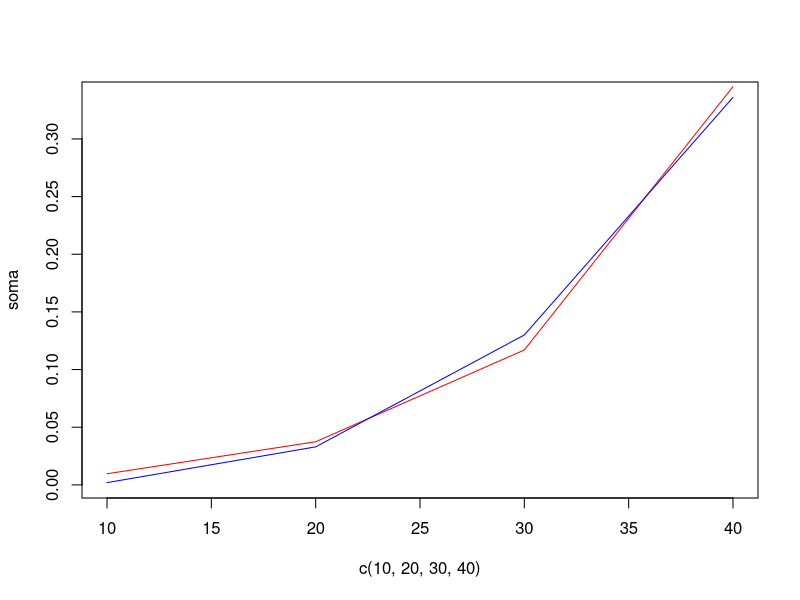
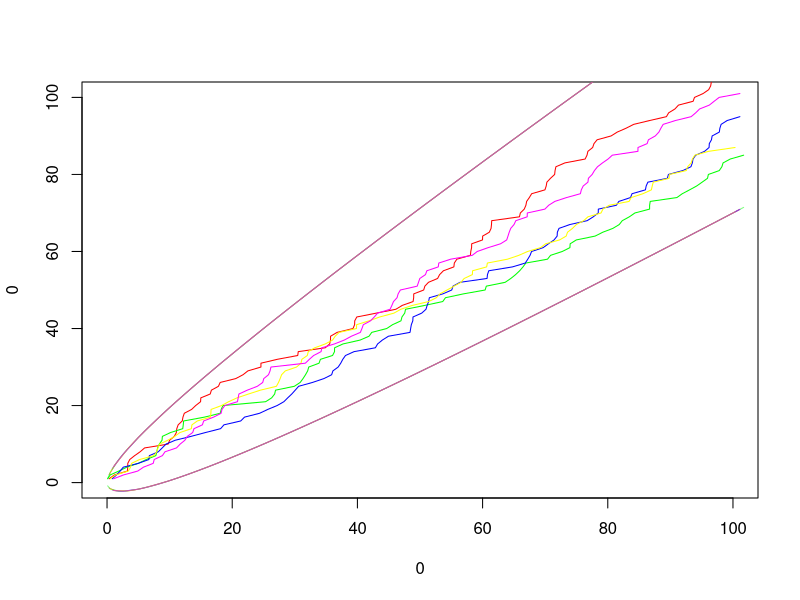

Generate these figures, in order, with R:
## Heloisa Tambara
# 12556819

#### Ruina do Jogador ####

#### Exercicio 1 ####

# a.
## Parametros iniciais
X = c(10, 20, 30, 40)
p = 18/38
q = 1-p


# Formula
P = c(0,0,0,0)
for (i in 1:4) {
  P[i] = (1 - (q/p)^X[i])/(1-(q/p)^50)
}

## Random walk
x = X[4]
soma = c(0,0,0,0)
bool = 1
for (i in 1:4){
  for (j in 1:1000) {
    x = X[i]
    bool = 1
    while (bool) {
      prob = runif(1,0,1)
      if (prob <= p) {result = 1}
      else {result = -1}
      x = x + result
      if (x==0) { bool = 0 } 
      if (x==50) {
        soma[i] = soma[i] + 1
        bool = 0
      }
    }
  }
}
soma = soma/1000
plot(c(10,20,30,40), soma, type = "n")
lines(c(10,20,30,40), P, col = "Red")
lines(c(10,20,30,40), soma, col = "Blue")
P
soma
# b
# rodar tudo de novo com
p=1/2
P = c(0,0,0,0)
for (i in 1:4) {
  P[i] = p*X[i]/25
}

#### Exercicio 2 ####
# a
N = c(10, 20, 30, 40, 50, 60, 70, 80, 90, 100)
for (n in N){
  x = c()
  count = 0
  for (i in 1:1000) {
    tempo = 0 
    eventos = 0
    while (eventos < n) {
      Ti = rexp(1,1)
      tempo = tempo + Ti
      eventos = eventos + 1
    }
    count = count +1
    x[count] = tempo
    
  }
  print(quantile(x, c(.05, .95))) 
}

#install.packages("devtools") install_github("LimpopoLab/hydrostats") - para usoc da pnorminv
# agradeço imensamente aos responsáveis pelas funções pnorminv e erfinv que achei nos sites a seguir
# https://github.com/LimpopoLab/hydrostats
# https://github.com/dmkahler 
erfinv <- function(z) {
  c <- c(0.8862269254527580136490836,
         0.2320136665346544935535340,
         0.1275561753055979582539997,
         0.0865521292415475337296417,
         0.0649596177453854133820146,
         0.0517312819846163741126318,
         0.0428367206517973498446514,
         0.0364659293085316263255797,
         0.0316890050216054468096094,
         0.0279806329649952247334306, #10
         0.0250222758411983494571692,
         0.0226298633188975744328165,
         0.0206067803790590017187687,
         0.0189182172507788544634987,
         0.0174763705628565461904295,
         0.0162315009876852512752949,
         0.0151463150632478055203853,
         0.0141923160025099641511535,
         0.0133473641974212971503471,
         0.0125940048713320698415966, #20
         0.0119182959363920398738582,
         0.0113089701059225367722250,
         0.0107568253033179575777905,
         0.0102542740818534682140955,
         0.0097950057700711756518125,
         0.0093737298191820815168329,
         0.0089859785028433780880376,
         0.0086279535807094346525409,
         0.0082964059277392414044119,
         0.0079885401626033548377731, #30
         0.0077019384322597611663687,
         0.0074344990178315306038419,
         0.0071843865112683124441163,
         0.0069499911010647148571204,
         0.0067298950853415298182763,
         0.0065228451614500617643492,
         0.0063277293643431432300182,
         0.0061435577703841559168944,
         0.0059694462697344562943731,
         0.0058046028538343017603007, # 40
         0.0056483159755515600175138,
         0.0054999446262039635084038,
         0.0053589098416864454702891,
         0.0052246874036874906098435,
         0.0050968015447062055663718,
         0.0049748194997390403988281,
         0.0048583467749584855368178,
         0.0047470230258849766230607,
         0.0046405184555590319253643,
         0.0045385306579070848561814, #50
         0.0044407818435271835322720,
         0.0043470163950215103052998,
         0.0042569987071827288276970,
         0.0041705112741261715711220,
         0.0040873529911090216384896, #55
         0.0040073376434981420567945,
         0.0039302925593064781484431,
         0.0038560574050482175518009,
         0.0037844831074738258156007,
         0.0037154308861260479243302, #60
         0.0036487713836790928372093,
         0.0035843838827445689482347,
         0.0035221555992978687826452,
         0.0034619810441376602308552,
         0.0034037614448720708872919, #65
         0.0033474042218555647207579,
         0.0032928225123033171705625,
         0.0032399347375042310734137,
         0.0031886642086556295315348,
         0.0031389387673655756824422, #70
         0.0030906904573240420296607,
         0.0030438552240413583720698,
         0.0029983726398996133515649,
         0.0029541856520668495355223,
         0.0029112403510908280692453, #75
         0.0028694857582238364863406,
         0.0028288736297367369865527,
         0.0027893582766628551201777,
         0.0027508963985735256089963,
         0.0027134469301298396609447, #80
         0.0026769708992817007406481,
         0.0026414312960977003569962,
         0.0026067929513093085094100,
         0.0025730224237419402268714,
         0.0025400878958849172853698, #85
         0.0025079590769233298461222,
         0.0024766071126183073852077,
         0.0024460045014790969214999,
         0.0024161250167213755471575,
         0.0023869436335520560117534, #90
         0.0023584364613620596151350,
         0.0023305806804456403321513,
         0.0023033544828982969809601,
         0.0022767370173755020142631,
         0.0022507083374217552683530, #95
         0.0022252493531041472147496,
         0.0022003417857069618517663,
         0.0021759681252641061559824,
         0.0021521115907245355018068,
         0.0021287560925625431986507) #100
  su <- 0
  for (n in 1:100) {
    su <- su + c[n] * z^((2*n)-1)
  }
  # test <- abs(erf(su) - z)
  erfinv <- su
  return(erfinv)
}
pnorminv <- function(p,m=0,s=1) {
  if ((p<=0.999)&(p>0)) {
    y <- -(2^(0.5)) * erfinv(1 - (2 * p))
    pnorminv <- (y * s) + m
    return(pnorminv)
  } else {
    print("Enter a valid probability.")
  }
}


norm1 = c()
norm2 = c()
count = 0
for (n in N){
  count = count +1
  norm05 = pnorminv(.05, n, sqrt(n))
  norm95 = pnorminv(.95, n, sqrt(n))
  norm1[count] = norm05
  norm2[count] = norm95
}
tabela = data.frame(norm1, norm2)
print(tabela)

# b
## i e ii
color1 = c(rgb(1,0,0,.5),
          rgb(0,1,0,.5),
          rgb(0,0,1,.5),
          rgb(1,1,0,.5),
          rgb(1,0,1,.5))

color = c(rgb(1,0,0,1),
           rgb(0,1,0,1),
           rgb(0,0,1,1),
           rgb(1,1,0,1),
           rgb(1,0,1,1))

plot(0,0, xlim=c(0,100), ylim=c(0,100),type="n")
for (i in 1:5) {
  x = c()
  tempo = 0 
  count = 0
  eventos = 0
  while (tempo < 100) {
    count = count + 1
    Ti = rexp(1,1)
    tempo = tempo + Ti
    eventos = eventos + 1
    x[count] = tempo
  }
  y1 = x + 3 * sqrt(x) # ii
  y2 = x - 3 * sqrt(x) # ii
  y = c(1:eventos)
  lines(x,y1, col = color1[i]) # ii
  lines(x,y2, col = color1[i]) # ii
  lines(x,y, col = color[i])
}



